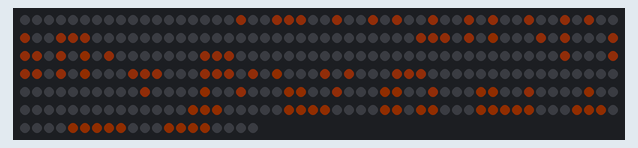
The sketch below on a simulated ESP32. Shown: 320 RGB LEDs in strip order, left to right, continuing on the next row. Dim RGB values are drawn brighter than linear; WiFi joins after 1.5 s; servers stay silent unless stated; the local clock reads 2024-03-15 10:24:30 at power-on unless the sketch sets it; what the sketch prints to the serial monitor is not drawn.

Above: at 1.8 s.
At 39.2 s:
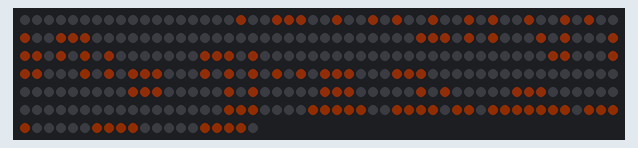

The sketch:

20240120_ws2812_icon.ino
```cpp
#include "Freenove_WS2812_Lib_for_ESP32.h"
#include <stdio.h>
#include <stdlib.h>
#include <time.h>
#include <WiFi.h>

#define LEDS_COUNT  320
#define LEDS_PIN  27
#define CHANNEL   1
Freenove_ESP32_WS2812 strip = Freenove_ESP32_WS2812(LEDS_COUNT, LEDS_PIN, CHANNEL);

int number0[5][3] = {{1,1,1},{1,0,1},{1,0,1},{1,0,1},{1,1,1}};
int number1[5][3] = {{0,1,0},{0,1,0},{0,1,0},{0,1,0},{0,1,0}};
int number2[5][3] = {{1,1,1},{0,0,1},{1,1,1},{1,0,0},{1,1,1}};
int number3[5][3] = {{1,1,1},{0,0,1},{1,1,1},{0,0,1},{1,1,1}};
int number4[5][3] = {{1,0,1},{1,0,1},{1,1,1},{0,0,1},{0,0,1}};
int number5[5][3] = {{1,1,1},{1,0,0},{1,1,1},{0,0,1},{1,1,1}};
int number6[5][3] = {{1,1,1},{1,0,0},{1,1,1},{1,0,1},{1,1,1}};
int number7[5][3] = {{1,1,1},{0,0,1},{0,0,1},{0,0,1},{0,0,1}};
int number8[5][3] = {{1,1,1},{1,0,1},{1,1,1},{1,0,1},{1,1,1}};
int number9[5][3] = {{1,1,1},{1,0,1},{1,1,1},{0,0,1},{1,1,1}};

int icon0[7][7] = {{0,0,1,1,1,0,0},{0,1,1,1,1,1,0},{1,1,1,1,0,1,1},{1,1,1,1,1,1,1},{1,1,1,1,0,0,0},{0,1,1,1,1,0,0},{0,0,1,1,1,1,0}};
int icon1[7][7] = {{0,0,1,1,1,0,0},{0,1,1,1,1,1,0},{1,1,1,1,0,1,1},{1,1,1,1,1,1,1},{1,1,1,1,1,0,0},{0,1,1,1,1,1,1},{0,0,1,1,1,1,0}};
int icon2[7][7] = {{0,0,1,1,1,0,0},{0,1,1,1,1,1,0},{1,1,1,1,0,1,1},{1,1,1,1,1,1,1},{1,1,1,1,0,0,0},{0,1,1,1,1,0,0},{0,0,1,1,1,1,0}};
int icon3[7][7] = {{0,0,1,1,1,0,0},{0,1,1,1,1,1,0},{1,1,1,1,0,1,1},{1,1,1,1,1,1,1},{1,1,1,1,1,0,0},{0,1,1,1,1,1,1},{0,0,1,1,1,1,0}};
int icon4[7][7] = {{0,0,1,1,1,0,0},{0,1,1,1,1,1,0},{1,1,1,1,0,1,1},{1,1,1,1,1,1,1},{1,1,1,1,0,0,0},{0,1,1,1,1,0,0},{0,0,1,1,1,1,0}};

int icon_idx = 0;
int timeArray[6];
int (*numbers[10])[3] = {number0, number1, number2, number3, number4, number5, number6, number7, number8, number9};
int (*icons[7])[7] = {icon0, icon1, icon2, icon3, icon4};

//const char* ssid = "Cubo";
//const char* password = "CuboRocksTheWorld";
const char* ssid = "Jessie Studio";
const char* password = "0927060475";
const char* ntpServer = "pool.ntp.org";
const long  gmtOffset_sec = 8*60*60;
const int   daylightOffset_sec = 0;

struct TimeInfo {
  int hour;
  int minute;
  int second;
};


int get_index(int x, int y) {
    int led_index;
    if (x <= 7) {
        led_index = x + 8 * y;
    } else if (x >= 8 && x <= 15) {
        led_index = 64 + (x - 8) + 8 * y;
    } else if (x >= 16 && x <= 23) {
        led_index = 128 + (x - 16) + 8 * y;
    } else if (x >= 24 && x <= 31) {
        led_index = 192 + (x - 24) + 8 * y;
    } else if (x >= 32 && x <= 39) {
        led_index = 256 + (x - 32) + 8 * y;
    }
    return led_index;
}

void setLedColors(int origin_x, int origin_y, int (*numberArray)[3],bool isLedOn, int r, int g, int b) {
    for (int row = 0; row < 5; row++) {
      for (int col = 0; col < 3; col++) {
        int led_x = origin_x+col;
        int led_y = origin_y+row;
//        Serial.printf("origin_x=%d, col=%d, led_x=%d\n",origin_x,col,led_x );

        if (numberArray[row][col] == 1){
          if (isLedOn == true){
            strip.setLedColorData(get_index(led_x, led_y), r, g, b);
          }else{
             strip.setLedColorData(get_index(led_x, led_y), 0, 0, 0);
          }
        }
      }
    }
}


void setLedColorsIcon(int origin_x, int origin_y, int (*numberArray)[7],bool isLedOn, int r, int g, int b) {
    for (int row = 0; row < 7; row++) {
      for (int col = 0; col < 7; col++) {
        int led_x = origin_x+col;
        int led_y = origin_y+row;
//        Serial.printf("origin_x=%d, col=%d, led_x=%d\n",origin_x,col,led_x );
        if (numberArray[row][col] == 1){
          if (isLedOn == true){
            strip.setLedColorData(get_index(led_x, led_y), r, g, b);
          }else{
             strip.setLedColorData(get_index(led_x, led_y), 0, 0, 0);
          }
        }
      }
    }
}

void setLedColorsPoint(int led_x, int led_y,bool isLedOn, int r, int g, int b) {
    if (isLedOn == true){
        strip.setLedColorData(get_index(led_x, led_y), r, g, b);
    }else{
        strip.setLedColorData(get_index(led_x, led_y), 0, 0, 0);
    }
}

TimeInfo getLocalTime()
{
  struct tm timeinfo;
  if(!getLocalTime(&timeinfo)){
    Serial.println("Failed to obtain time");
    return TimeInfo{-1, -1, -1};
  }
  mktime(&timeinfo); // 正規化時間結構

  TimeInfo result;
  result.hour = timeinfo.tm_hour;
  result.minute = timeinfo.tm_min;
  result.second = timeinfo.tm_sec;
  return result;
}

void convertTimeToArray(TimeInfo currentTime, int* timeArray) {
    if (currentTime.hour != -1) {
        // 分解小時、分鐘和秒，並將每一位數字存儲到陣列中
        timeArray[0] = currentTime.hour / 10;
        timeArray[1] = currentTime.hour % 10;
        timeArray[2] = currentTime.minute / 10;
        timeArray[3] = currentTime.minute % 10;
        timeArray[4] = currentTime.second / 10;
        timeArray[5] = currentTime.second % 10;
    } else {
        // 如果獲取時間失敗，設置所有陣列元素為 -1
        for(int i = 0; i < 6; i++) {
            timeArray[i] = -1;
        }
    }
}


void setup() {
  strip.begin();
  Serial.begin(115200);
  Serial.println("before strip");
  Serial.println("after strip");
  Serial.printf("Connecting to %s ", ssid);
  WiFi.begin(ssid, password);
  while (WiFi.status() != WL_CONNECTED) {
      delay(500);
      Serial.print(".");
  }
  Serial.println(" CONNECTED");
  configTime(gmtOffset_sec, daylightOffset_sec, ntpServer);
  strip.setBrightness(10);
}


void loop() {
  int time_r = 60; int time_g = 20; int time_b = 5;
  int point_r = 60; int point_g = 20; int point_b = 0;
  int icon_r = 60; int icon_g = 20; int icon_b = 0;

  TimeInfo currentTime = getLocalTime();
  convertTimeToArray(currentTime, timeArray); // 將時間轉換為數字陣列
  Serial.printf("Current Time: %02d:%02d:%02d\n", currentTime.hour, currentTime.minute, currentTime.second);
  Serial.printf("icon_idx: %d\n",icon_idx);

  if (icon_idx < 4){
    icon_idx += 1;
  }else{
    icon_idx = 0;
  }

  for (int l = 1; l < 10; l++) {
    strip.setBrightness(l*(l-1));

    setLedColors(1, 2, numbers[timeArray[0]],true, time_r, time_g, time_b);
    setLedColors(5, 2, numbers[timeArray[1]],true, time_r, time_g, time_b);
    setLedColors(11, 2, numbers[timeArray[2]],true, time_r, time_g, time_b);
    setLedColors(15, 2, numbers[timeArray[3]],true, time_r, time_g, time_b);
    setLedColors(21, 2, numbers[timeArray[4]],true, time_r, time_g, time_b);
    setLedColors(25, 2, numbers[timeArray[5]],true, time_r, time_g, time_b);
    setLedColorsPoint(9,3,true,point_r, point_g, point_b);
    setLedColorsPoint(9,5,true,point_r, point_g, point_b);
    setLedColorsPoint(19,3,true,point_r, point_g, point_b);
    setLedColorsPoint(19,5,true,point_r, point_g, point_b);
    setLedColorsIcon(29+icon_idx, 1, icons[icon_idx],true, icon_r, icon_g, icon_b);

    strip.show();
    delay(20);
  }
  delay(600);
  for (int l = 10; l >1; l--) {
    strip.setBrightness(l*(l-1));
    setLedColors(1, 2, numbers[timeArray[0]],true, time_r, time_g, time_b);
    setLedColors(5, 2, numbers[timeArray[1]],true, time_r, time_g, time_b);
    setLedColors(11, 2, numbers[timeArray[2]],true, time_r, time_g, time_b);
    setLedColors(15, 2, numbers[timeArray[3]],true, time_r, time_g, time_b);
    setLedColors(21, 2, numbers[timeArray[4]],true, time_r, time_g, time_b);
    setLedColors(25, 2, numbers[timeArray[5]],true, time_r, time_g, time_b);
    setLedColorsPoint(9,3,true,point_r, point_g, point_b);
    setLedColorsPoint(9,5,true,point_r, point_g, point_b);
    setLedColorsPoint(19,3,true,point_r, point_g, point_b);
    setLedColorsPoint(19,5,true,point_r, point_g, point_b);
    setLedColorsIcon(29+icon_idx, 1, icons[icon_idx],true, icon_r, icon_g, icon_b);

    strip.show();
    delay(20);
  }
}
```
